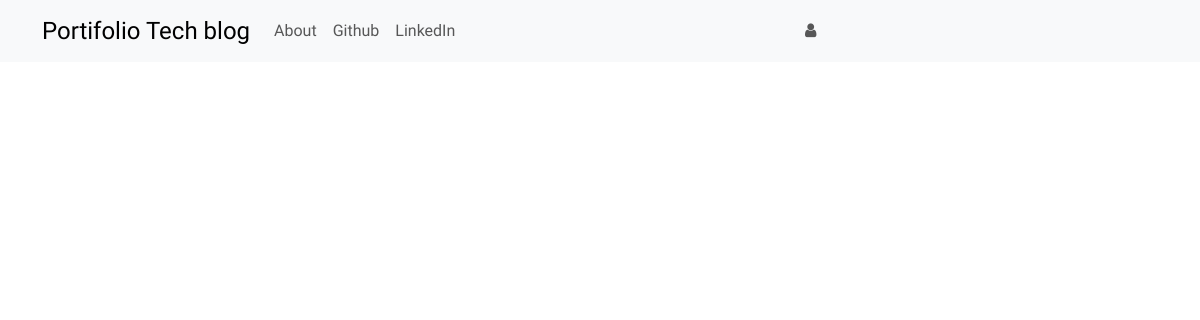
Before: / with the older database file.
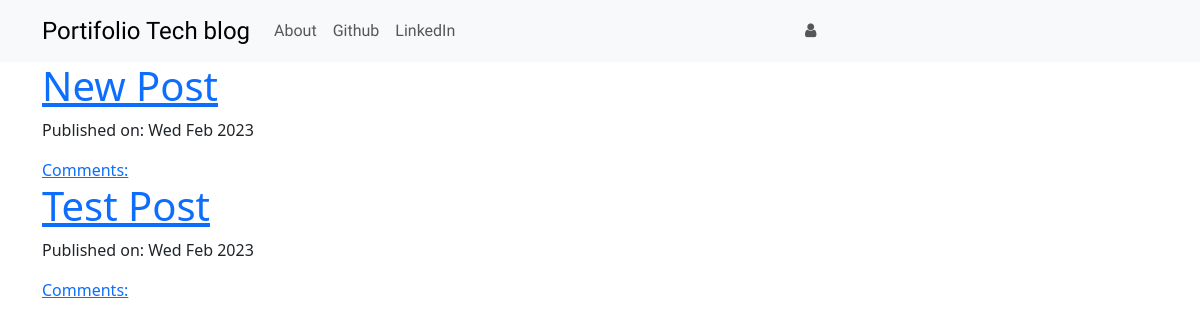
After: the same page with the newer database file.
### blog/models.py (models this page shows, shortened)
class Post(models.Model):
    author = models.ForeignKey('auth.User', on_delete=models.CASCADE)
    title = models.CharField(max_length=250)
    text = models.TextField(max_length=2000)
    creation_date = models.DateField(default=timezone.now)
    publication_date = models.DateTimeField(blank=True, null=True)

### blog/views.py (the view)
# urls.py: path('', views.PostListView.as_view(), name='post_list'),
class PostListView(ListView):
    model = Post
    def get_queryset(self):
        return Post.objects.filter(publication_date__lte=timezone.now()).order_by('-publication_date')

### blog/templates/blog/post_list.html
{% extends 'blog/base.html' %}
{% block content %}
    <div class="centerstage">
        {% for post in post_list %}
            <div class="post">
                <h1><a href="{% url 'post_detail' pk=post.pk %}">{{ post.title }}</a></h1>
                <div class="date">
                    <p>Published on: {{ post.publication_date|date:"D M Y" }}</p>
                </div>
                <a href="{% url 'post_detail' pk=post.pk %}">Comments: {{ post.is_approved.count }}</a>
            </div>
        {% endfor %}
    </div>
{% endblock %}

### blog/templates/blog/base.html (shortened to what this page needs)
<!DOCTYPE html>
{% load static %}
<html lang="en">
<head>
    <link href="https://cdn.jsdelivr.net/npm/bootstrap@5.3.0-alpha1/dist/css/bootstrap.min.css" rel="stylesheet">
    <link href="https://maxcdn.bootstrapcdn.com/font-awesome/4.7.0/css/font-awesome.min.css" rel="stylesheet">
    <link rel="stylesheet" href="//cdn.jsdelivr.net/npm/medium-editor@latest/dist/css/medium-editor.min.css" type="text/css" media="screen" charset="utf-8">
    <link rel="stylesheet" href="{% static 'css/blog.css' %}">
</head>
<body class="loader">
    <nav class="navbar navbar-expand-lg navbar-light bg-light techfont">
        <div class="container">
            <a class="navbar-brand bigbrand" href="{% url 'post_list' %}">Portifolio Tech blog</a>
            <div class="collapse navbar-collapse order-1 dual-collapse2" id="navbarNav">
                <div class="navbar-nav mr-auto">
                    <a class="nav-item nav-link" href="{% url 'about' %}">About</a>
                    <a class="nav-item nav-link" href="https://github.com/ethomazrosa">Github</a>
                    <a class="nav-item nav-link"
                        href="https://www.linkedin.com/in/elcio-thomaz-pereira-rosa-87998227/">LinkedIn</a>
                </div>
            </div>
            <div class="collapse navbar-collapse order-2 dual-collapse2" id="navbarNav">
                <div class="navbar-nav ml-auto">
                    {% if user.is_authenticated %}
                        <a class="nav-item nav-link" href="{% url 'post_create' %}">New Post</a>
                        <a class="nav-item nav-link" href="{% url 'draft_list' %}">Drafts</a>
                        <a class="nav-item nav-link" href="{% url 'logout' %}">Log out</a>
                        <a class="nav-item nav-link">Welcome: {{ user.username }}</a>
                    {% else %}
                        <a class="nav-item nav-link" href="{% url 'login' %}" aria-label="Login">
                            <span class="fa fa-user" aria-hidden="true"></span></a>
                    {% endif %}
                </div>
            </div>
        </div>
    </nav>
    <div class="content container">
        <div class="row">
            <div class="col-md-8">
              <div class="blog_posts">
                {% block content %}
                {% endblock %}
              </div>
            </div>
        </div>
    </div>
</body>
</html>

### blog/static/css/blog.css (style rules this page uses)
.techfont { font-family: 'Russo One', sans-serif; }
.bigbrand { font-size: 1.5em; }
.centerstage { margin-left: auto; margin-right: auto; }
.loader { filter: hue-rotate(0deg); color: linear-gradient(45deg, #0f8, #08f); animation: hue 5000ms infinite linear; }

Changed rows visible on the page:
added Post: title "New Post", publication_date "Wed Feb 2023"
added Post: title "Test Post", publication_date "Wed Feb 2023"
